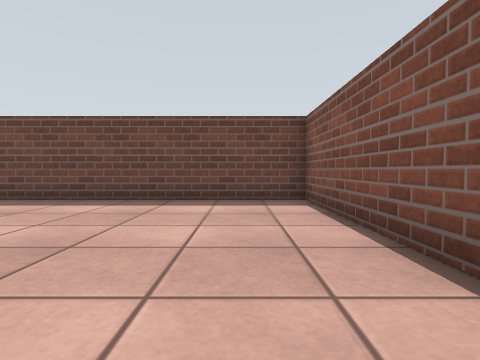
[1] (above)

16 first-person views from a walk through a Gazebo world. The camera is 0.68 m above the floor, tilts 2° down and sees 80° across. The floor is counted in squares, 1 m on a side. Each view is taken from the middle of a square. On the plan, view 1 faces up. The plan holds only what a view shows up to about 9 squares ahead; the rest is blank.

[2]
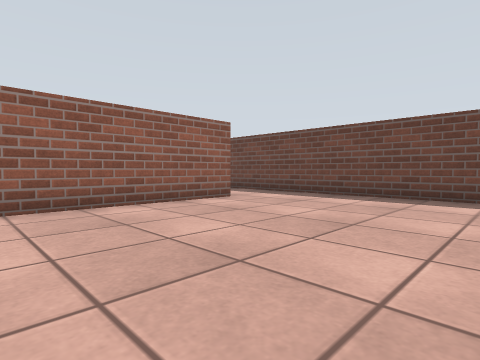

[3]
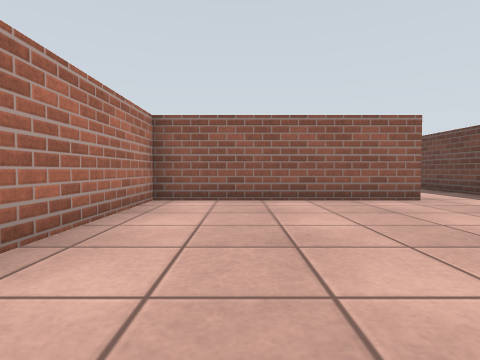

[4]
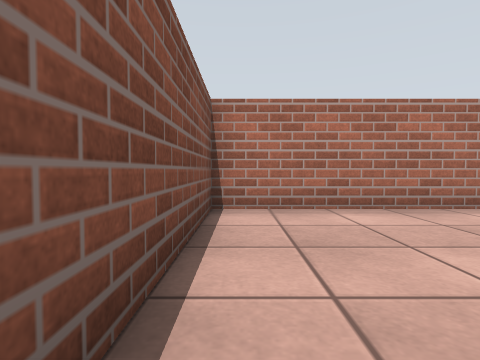

[5]
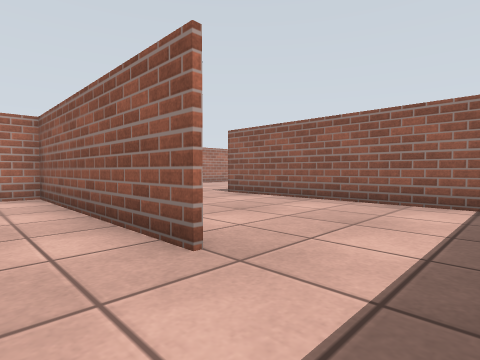

[6]
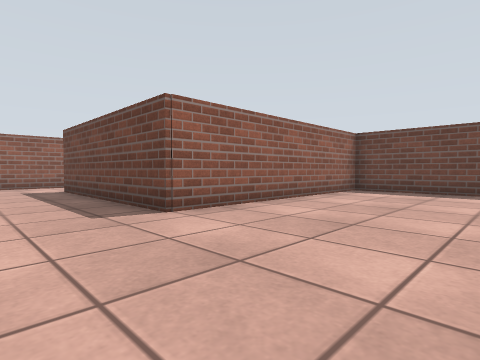

[7]
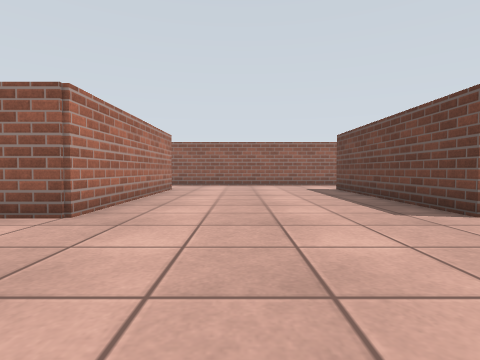

[8]
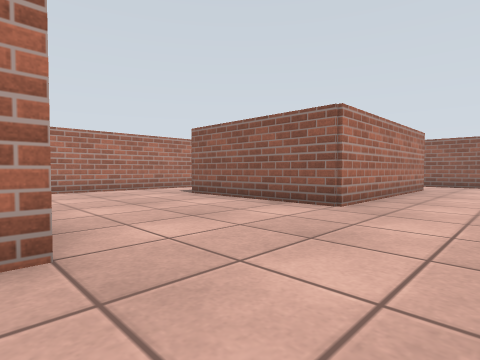

[9]
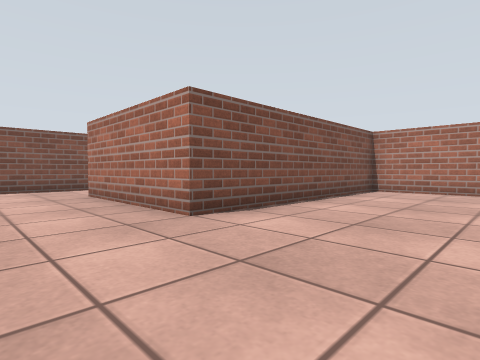

[10]
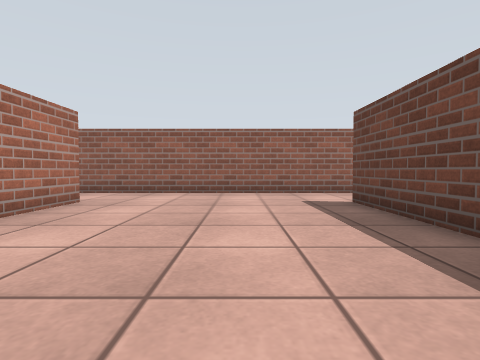

[11]
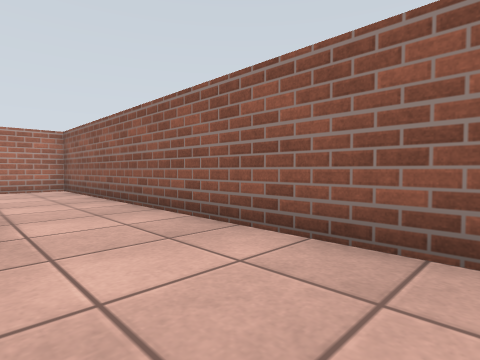

[12]
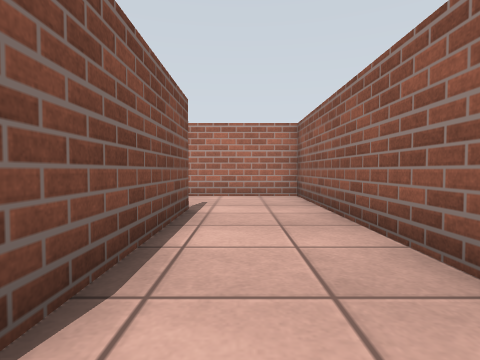

[13]
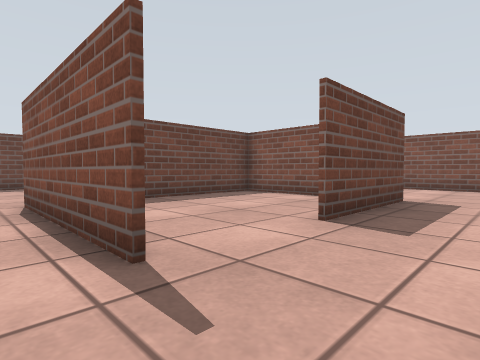

[14]
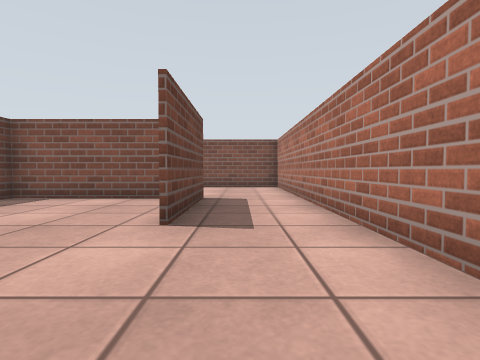

[15]
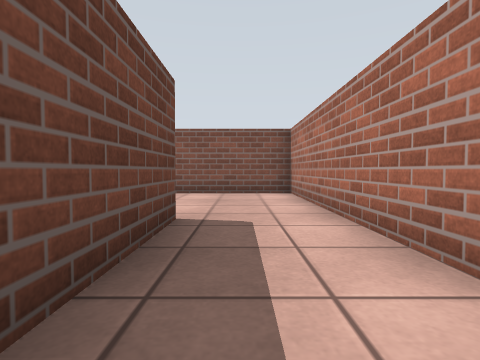

[16]
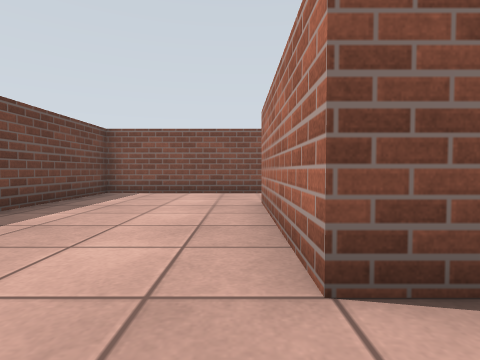

### Floor plan
Ten units are one square. View 1 is at (0, 0); x grows to the right and y downward. Boxes are objects, and circles mark ways between rooms. Rooms are numbered by the first view taken in them; rooms with no view inside come last. Other rooms are left out.
<svg viewBox="-190 -70 210 210">
<path fill="none" stroke="#000" d="M-54 -41 -54 19 15 19M15 20 15 -65 -44 -65M-161 111 -161 64 -101 64 -101 111 -135 111M-185 16 -185 135 -55 135 -55 64 -10 64M15 68 15 20M-101 -58 -101 6 -161 6M15 21 -24 21M-44 -65 -94 -65M-101 101 -101 65 -138 65"/>
<circle cx="-50" cy="-55" r="3" fill="#2a7"/>
<circle cx="-145" cy="110" r="3" fill="#2a7"/>
<text x="-20" y="-30">1</text>
<text x="-90" y="50">2</text>
<text x="-130" y="90">3</text>
</svg>
Room 1 opens to room 2. Room 2 opens to room 3.

Where each view was taken, in squares from view 1:
view 1: 0 up, 0 right, facing up
view 2: 1 down, 0 right, facing up-left
view 3: 0 up, 1 right, facing left
view 4: 3 up, 1 right, facing down
view 5: 6 up, 4 left, facing down-left
view 6: 3 down, 6 left, facing up-left
view 7: 4 down, 6 left, facing left
view 8: 4 down, 5 left, facing down-left
view 9: 4 down, 9 left, facing down-right
view 10: 3 down, 10 left, facing left
view 11: 3 down, 16 left, facing down-left
view 12: 6 down, 17 left, facing down
view 13: 13 down, 17 left, facing up-right
view 14: 12 down, 17 left, facing right
view 15: 12 down, 14 left, facing right
view 16: 6 down, 7 left, facing right
